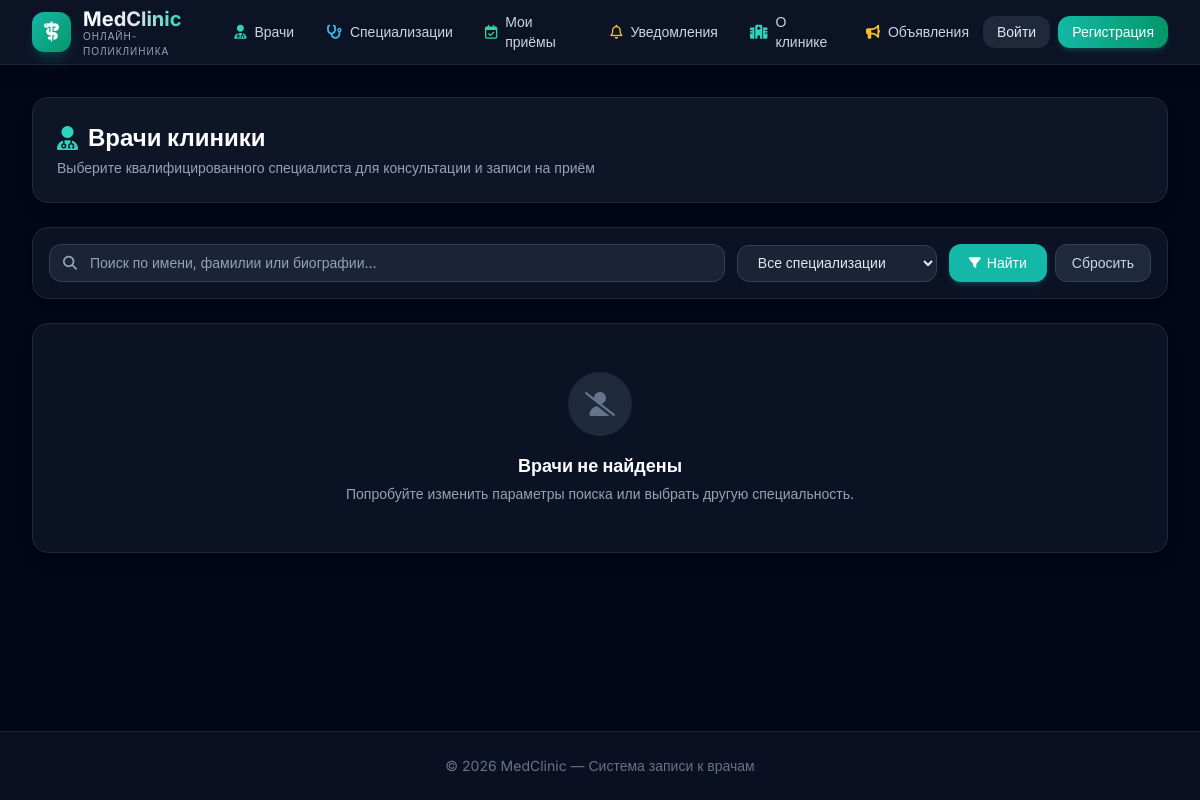
The page /doctors/?specialization=1 on the database as committed earlier.
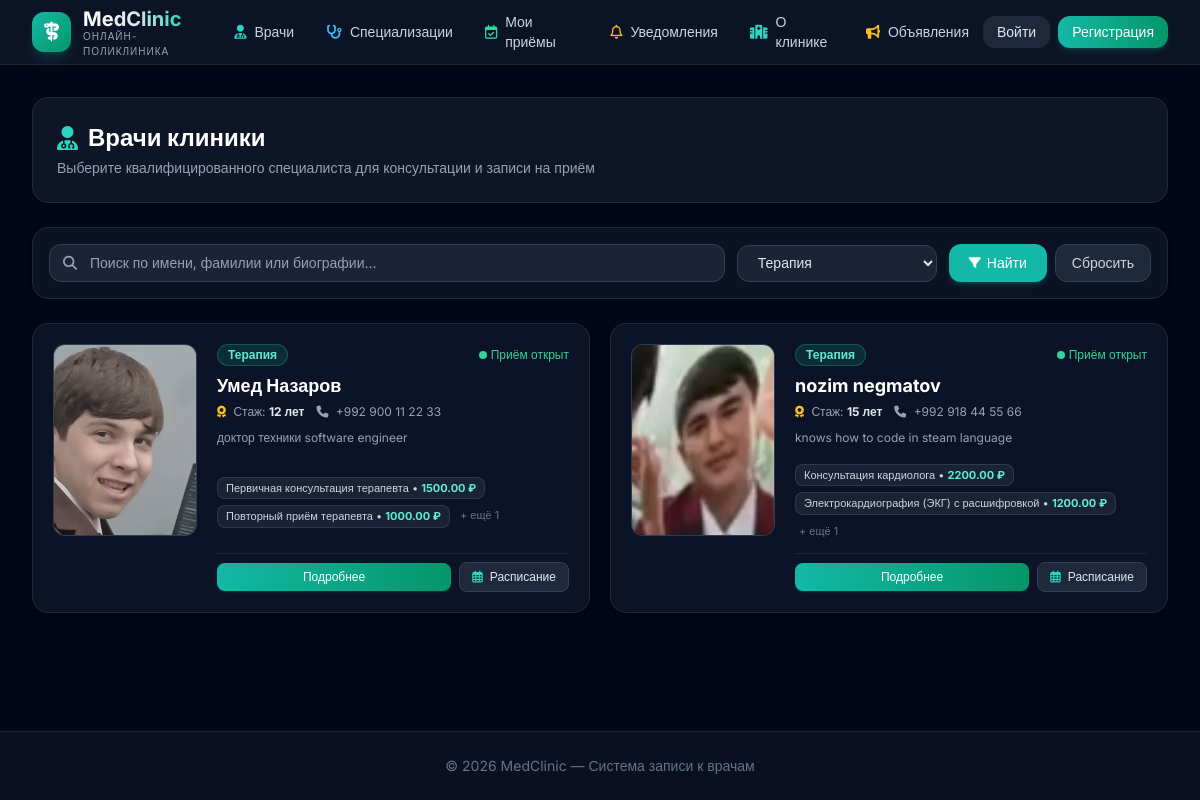
The same page on the database as committed later.
### doctors/models.py (models this page shows, shortened)
class Doctor(models.Model):
    user=models.OneToOneField(User,related_name='doctor_profile', on_delete=models.CASCADE)
    specialization = models.ForeignKey(Specialization,on_delete=models.SET_NULL,null=True,related_name='doctors')
    services=models.ManyToManyField(Service,blank=True,related_name='doctors')
    bio=models.TextField()
    experience_years = models.PositiveIntegerField(default=0)
    photo = models.ImageField(upload_to='doctors/photos/', blank=True, null=True)
    phone = models.CharField(max_length=20, blank=True)
    is_active = models.BooleanField(default=True)
    created_at = models.DateTimeField(auto_now_add=True)

class Specialization(models.Model):
    name = models.CharField(max_length=50)
    description = models.TextField(blank=True)

class Service(models.Model):
    name = models.CharField(max_length=50)
    description = models.TextField()
    price = models.DecimalField(max_digits=10, decimal_places=2)
    duration=models.PositiveIntegerField()
    specialization  = models.ForeignKey(Specialization , on_delete=models.SET_NULL,null=True,blank=True,related_name='services')

### doctors/views.py (the view, shortened to what this page needs)
# urls.py: path('', doctor_list, name='doctor_list'),
def doctor_list(request):
    q = request.GET.get('q', '').strip()
    specialization_id = request.GET.get('specialization', '')
    doctors = Doctor.objects.all().select_related('user', 'specialization')
    if not request.user.is_staff:
        doctors = doctors.filter(is_active=True)
    if specialization_id and specialization_id.isdigit():
        doctors = doctors.filter(specialization_id=int(specialization_id))
    specializations = Specialization.objects.all()
    return render(request, 'doctors/doctor_list.html', {
        'doctors': doctors,
        'specializations': specializations,
        'q': q,
        'selected_specialization': specialization_id,
    })

### templates/doctors/doctor_list.html (shortened to what this page needs)
{% extends 'base.html' %}
{% block content %}
<div class="space-y-6">
    <div class="flex flex-col sm:flex-row sm:items-center justify-between gap-4 bg-slate-900/90 border border-slate-800 p-6 rounded-2xl shadow-lg">
        <div>
            <h1 class="text-2xl font-bold text-white flex items-center gap-2.5">
                <i class="fa-solid fa-user-doctor text-teal-400"></i>
                <span>Врачи клиники</span>
            </h1>
            <p class="text-slate-400 text-sm mt-1">Выберите квалифицированного специалиста для консультации и записи на приём</p>
        </div>
    </div>
    <form method="GET" class="bg-slate-900/70 border border-slate-800 p-4 rounded-2xl shadow-md flex flex-wrap gap-3 items-center">
        <div class="relative flex-1 min-w-[240px]">
            <i class="fa-solid fa-magnifying-glass absolute left-3.5 top-1/2 -translate-y-1/2 text-slate-400 text-sm"></i>
            <input type="text" name="q" value="{{ q }}" placeholder="Поиск по имени, фамилии или биографии..."
                   class="w-full pl-10 pr-4 py-2 bg-slate-800/80 border border-slate-700 rounded-xl text-sm text-slate-100 placeholder-slate-400 focus:outline-none focus:border-teal-500 transition">
        </div>
        <div class="min-w-[200px]">
            <select name="specialization"
                    class="w-full px-4 py-2 bg-slate-800/80 border border-slate-700 rounded-xl text-sm text-slate-200 focus:outline-none focus:border-teal-500 transition">
                <option value="">Все специализации</option>
                {% for s in specializations %}
                    <option value="{{ s.id }}" {% if selected_specialization == s.id|stringformat:"s" %}selected{% endif %}>{{ s.name }}</option>
                {% endfor %}
            </select>
        </div>
        <div class="flex gap-2">
            <button type="submit" class="px-5 py-2 rounded-xl text-sm font-medium bg-teal-500 hover:bg-teal-400 text-white transition flex items-center gap-1.5 shadow-md shadow-teal-500/20">
                <i class="fa-solid fa-filter text-xs"></i> Найти
            </button>
            {% if q or selected_specialization %}
                <a href="/doctors/" class="px-4 py-2 rounded-xl text-sm font-medium bg-slate-800 hover:bg-slate-700 text-slate-300 border border-slate-700 transition">
                    Сбросить
                </a>
            {% endif %}
        </div>
    </form>
    {% if doctors %}
        <div class="grid grid-cols-1 md:grid-cols-2 gap-5">
            {% for doctor in doctors %}
                <div class="bg-slate-900/80 border border-slate-800 hover:border-slate-700/80 rounded-2xl p-5 shadow-lg transition duration-200 flex flex-col sm:flex-row gap-5">
                    <div class="w-full sm:w-36 h-48 rounded-xl overflow-hidden bg-slate-800 border border-slate-700/80 flex-shrink-0 flex items-center justify-center">
                        {% if doctor.photo %}
                            <img src="{{ doctor.photo.url }}" alt="{{ doctor.user.get_full_name }}" class="w-full h-full object-cover object-top">
                        {% else %}
                            <div class="text-4xl text-slate-500">
                                <i class="fa-solid fa-user-doctor"></i>
                            </div>
                        {% endif %}
                    </div>
                    <div class="flex-1 flex flex-col justify-between space-y-3">
                        <div>
                            <div class="flex items-center justify-between gap-2 mb-1.5">
                                <span class="px-2.5 py-0.5 rounded-full text-xs font-semibold bg-teal-500/15 text-teal-300 border border-teal-500/30">
                                    {{ doctor.specialization.name|default:"Общая практика" }}
                                </span>
                                {% if doctor.is_active %}
                                    <span class="text-xs text-emerald-400 flex items-center gap-1">
                                        <span class="w-2 h-2 rounded-full bg-emerald-400 inline-block animate-pulse"></span> Приём открыт
                                    </span>
                                {% else %}
                                    <span class="px-2 py-0.5 rounded text-[11px] font-medium bg-red-500/20 text-red-300 border border-red-500/30">
                                        Не ведёт приём
                                    </span>
                                {% endif %}
                            </div>
                            <h2 class="text-lg font-bold text-white hover:text-teal-300 transition">
                                <a href="/doctors/{{ doctor.pk }}/">
                                    {% if doctor.user.first_name or doctor.user.last_name %}
                                        {{ doctor.user.first_name }} {{ doctor.user.last_name }}
                                    {% else %}
                                        {{ doctor.user.username }}
                                    {% endif %}
                                </a>
                            </h2>
                            <div class="text-xs text-slate-400 flex items-center gap-3 mt-1">
                                <span><i class="fa-solid fa-award text-amber-400 mr-1"></i> Стаж: <strong class="text-slate-200">{{ doctor.experience_years }} лет</strong></span>
                                {% if doctor.phone %}
                                    <span><i class="fa-solid fa-phone text-slate-400 mr-1"></i> {{ doctor.phone }}</span>
                                {% endif %}
                            </div>
                            {% if doctor.bio %}
                                <p class="text-xs text-slate-400 mt-2 line-clamp-2 leading-relaxed">
                                    {{ doctor.bio }}
                                </p>
                            {% endif %}
                        </div>
                        {% if doctor.services.all %}
                            <div class="flex flex-wrap gap-1.5 pt-1">
                                {% for s in doctor.services.all|slice:":2" %}
                                    <span class="text-[11px] bg-slate-800/80 border border-slate-700/80 text-slate-300 px-2 py-0.5 rounded-lg">
                                        {{ s.name }} &bull; <strong class="text-teal-300">{{ s.price }} ₽</strong>
                                    </span>
                                {% endfor %}
                                {% if doctor.services.all|length > 2 %}
                                    <span class="text-[11px] text-slate-500 px-1 py-0.5">+ ещё {{ doctor.services.all|length|add:"-2" }}</span>
                                {% endif %}
                            </div>
                        {% endif %}
                        <div class="flex items-center gap-2 pt-2 border-t border-slate-800/80">
                            <a href="/doctors/{{ doctor.pk }}/" class="flex-1 text-center px-3 py-1.5 rounded-lg text-xs font-medium bg-gradient-to-r from-teal-500 to-emerald-600 text-white hover:from-teal-400 hover:to-emerald-500 transition shadow-sm shadow-teal-500/20">
                                Подробнее
                            </a>
                            <a href="/schedules/doctor/{{ doctor.pk }}/" class="px-3 py-1.5 rounded-lg text-xs font-medium bg-slate-800 hover:bg-slate-700 text-slate-200 border border-slate-700 transition" title="Расписание приёма">
                                <i class="fa-regular fa-calendar-days mr-1 text-teal-400"></i> Расписание
                            </a>
                        </div>
                    </div>
                </div>
            {% endfor %}
        </div>
    {% else %}
        <div class="bg-slate-900/70 border border-slate-800 p-12 text-center rounded-2xl shadow-lg">
            <div class="w-16 h-16 rounded-full bg-slate-800 text-slate-500 flex items-center justify-center mx-auto mb-4 text-2xl">
                <i class="fa-solid fa-user-slash"></i>
            </div>
            <h3 class="text-lg font-bold text-white mb-1">Врачи не найдены</h3>
            <p class="text-sm text-slate-400">Попробуйте изменить параметры поиска или выбрать другую специальность.</p>
        </div>
    {% endif %}
</div>
{% endblock %}

### templates/base.html (shortened to what this page needs)
<!DOCTYPE html>
<html lang="ru" class="dark">
<head>
    <script src="https://cdn.tailwindcss.com"></script>
    <link rel="stylesheet" href="https://cdnjs.cloudflare.com/ajax/libs/font-awesome/6.4.0/css/all.min.css">
</head>
<body class="bg-slate-950 text-slate-100 min-h-screen flex flex-col selection:bg-teal-500 selection:text-white">
    <header class="sticky top-0 z-50 backdrop-blur-md bg-slate-900/80 border-b border-slate-800/80 shadow-lg">
        <div class="max-w-7xl mx-auto px-4 sm:px-6 lg:px-8">
            <div class="flex justify-between items-center h-16">
                <div class="flex items-center space-x-3">
                    <a href="/" class="flex items-center space-x-3 group">
                        <div class="w-10 h-10 rounded-xl bg-gradient-to-br from-teal-500 to-emerald-600 flex items-center justify-center shadow-lg shadow-teal-500/20 group-hover:scale-105 transition-transform duration-200">
                            <i class="fa-solid fa-staff-snake text-white text-xl"></i>
                        </div>
                        <div>
                            <span class="text-xl font-bold bg-gradient-to-r from-white via-slate-200 to-teal-400 bg-clip-text text-transparent">
                            </span>
                            <span class="block text-[10px] text-slate-400 uppercase tracking-widest -mt-1">Онлайн-поликлиника</span>
                        </div>
                    </a>
                </div>
                <nav class="hidden md:flex items-center space-x-1">
                    <a href="/doctors/" class="px-3.5 py-2 rounded-lg text-sm font-medium text-slate-300 hover:text-white hover:bg-slate-800/60 transition flex items-center space-x-2">
                        <i class="fa-solid fa-user-doctor text-teal-400"></i>
                        <span>Врачи</span>
                    </a>
                    <a href="/doctors/specializations/" class="px-3.5 py-2 rounded-lg text-sm font-medium text-slate-300 hover:text-white hover:bg-slate-800/60 transition flex items-center space-x-2">
                        <i class="fa-solid fa-stethoscope text-sky-400"></i>
                        <span>Специализации</span>
                    </a>
                    <a href="{% url 'appointments:my_appointments' %}" class="px-3.5 py-2 rounded-lg text-sm font-medium text-slate-300 hover:text-white hover:bg-slate-800/60 transition flex items-center space-x-2">
                        <i class="fa-regular fa-calendar-check text-emerald-400"></i>
                        <span>Мои приёмы</span>
                    </a>
                    <a href="{% url 'notifications:notification_list' %}" class="relative px-3.5 py-2 rounded-lg text-sm font-medium text-slate-300 hover:text-white hover:bg-slate-800/60 transition flex items-center space-x-2">
                        <i class="fa-regular fa-bell text-amber-400"></i>
                        <span>Уведомления</span>
                    </a>
                    <a href="/clinic/" class="px-3.5 py-2 rounded-lg text-sm font-medium text-slate-300 hover:text-white hover:bg-slate-800/60 transition flex items-center space-x-2">
                        <i class="fa-solid fa-hospital text-teal-400"></i>
                        <span>О клинике</span>
                    </a>
                    <a href="/clinic/announcements/" class="px-3.5 py-2 rounded-lg text-sm font-medium text-slate-300 hover:text-white hover:bg-slate-800/60 transition flex items-center space-x-2">
                        <i class="fa-solid fa-bullhorn text-amber-400"></i>
                        <span>Объявления</span>
                    </a>
                </nav>
                <div class="hidden md:flex items-center space-x-4">
                    {% if user.is_authenticated %}
                        <div class="flex items-center space-x-2 bg-slate-800/70 border border-slate-700/60 rounded-full py-1.5 px-3">
                            <a href="{% url 'profile' %}" class="flex items-center space-x-2 hover:opacity-80 transition">
                                <div class="w-7 h-7 rounded-full bg-teal-500/20 border border-teal-500/40 flex items-center justify-center text-teal-300 font-semibold text-xs">
                                    {{ user.username|slice:":1"|upper }}
                                </div>
                                <span class="text-sm font-medium text-slate-200">{{ user.username }}</span>
                            </a>
                            {% if user.is_staff %}
                                <a href="/admin/" class="text-xs bg-indigo-500/20 text-indigo-300 border border-indigo-500/30 px-2 py-0.5 rounded-full hover:bg-indigo-500/30 transition" title="Админ-панель">
                                    Admin
                                </a>
                            {% endif %}
                            <a href="{% url 'logout' %}" class="text-slate-400 hover:text-red-400 pl-1 text-sm" title="Выйти">
                                <i class="fa-solid fa-right-from-bracket"></i>
                            </a>
                        </div>
                    {% else %}
                        <div class="flex items-center space-x-2">
                            <a href="{% url 'login' %}" class="px-3.5 py-1.5 rounded-xl text-sm font-medium text-slate-200 hover:text-white bg-slate-800 hover:bg-slate-700 transition">
                                Войти
                            </a>
                            <a href="{% url 'register' %}" class="px-3.5 py-1.5 rounded-xl text-sm font-medium bg-gradient-to-r from-teal-500 to-emerald-600 text-white shadow-md shadow-teal-500/20 hover:from-teal-400 hover:to-emerald-500 transition">
                                Регистрация
                            </a>
                        </div>
                    {% endif %}
                </div>
            </div>
        </div>
    </header>
    <main class="flex-grow max-w-7xl w-full mx-auto px-4 sm:px-6 lg:px-8 py-8">
        {% block content %}{% endblock %}
    </main>
    <footer class="border-t border-slate-800/80 bg-slate-900/60">
        <div class="max-w-7xl mx-auto px-4 sm:px-6 lg:px-8 py-6 text-center text-sm text-slate-500">
            &copy; 2026 MedClinic — Система записи к врачам
        </div>
    </footer>
</body>
</html>

### templates/base.html (style rules this page uses)
body { font-family: 'Inter', sans-serif; }

Rows that differ between the two databases and show on the page:
added Doctor: photo (picture), specialization.name "Терапия", is_active True (drawn), user.first_name "Умед", user.last_name "Назаров", experience_years "12", phone "+992 900 11 22 33", bio "доктор техники software engineer", services.all|length "1"
added Service: name "Первичная консультация терапевта", price "1500.00", shown under "Терапия"
added Service: name "Повторный приём терапевта", price "1000.00", shown under "Терапия"
added Doctor: photo (picture), specialization.name "Терапия", is_active True (drawn), user.first_name "nozim", user.last_name "negmatov", experience_years "15", phone "+992 918 44 55 66", bio "knows how to code in steam language", services.all|length "1"
added Service: name "Консультация кардиолога", price "2200.00", shown under "Терапия"
added Service: name "Электрокардиография (ЭКГ) с расшифровкой", price "1200.00", shown under "Терапия"
Other text that changed with them:
form field specialization: "Все специализации" → "Терапия"
text no longer shown: "Врачи не найдены Попробуйте изменить параметры поиска или выбрать другую специальность."
